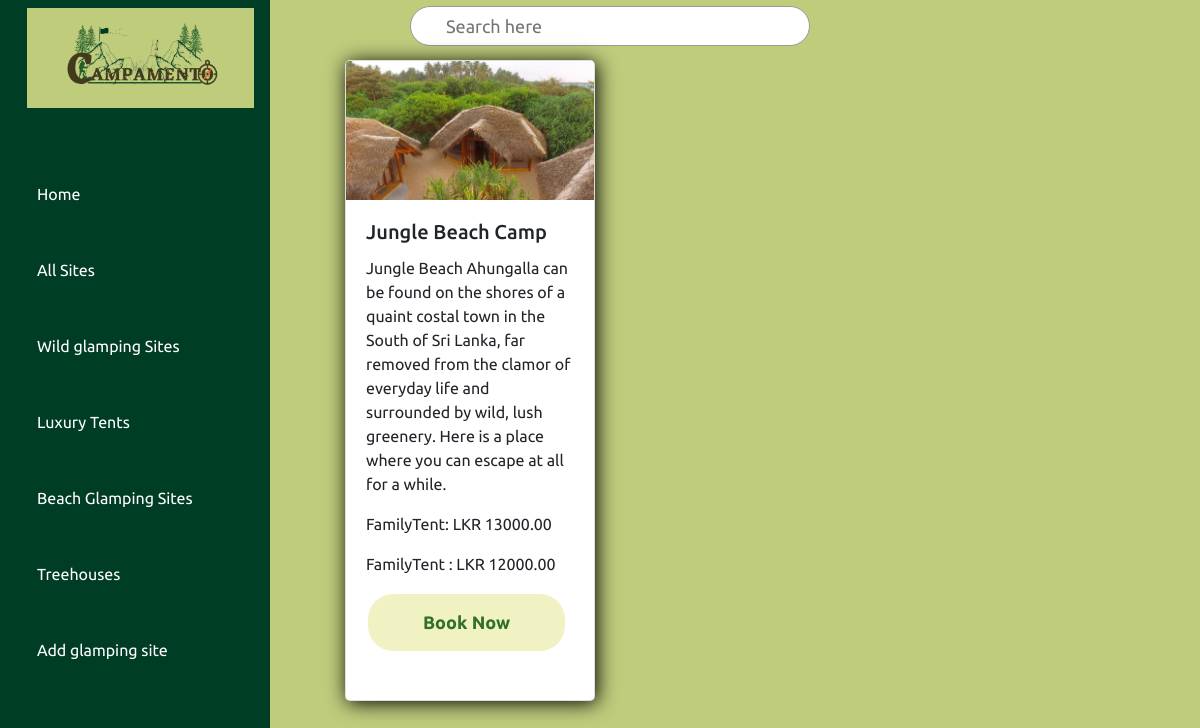
Page /glamping manager/beach_glamping.php on the committed database.
### tables this page shows
CREATE TABLE `glmp_sites` (
  `site_id` int(11) NOT NULL,
  `site_name` varchar(255) NOT NULL,
  `site_description` text NOT NULL,
  `site_category` varchar(100) NOT NULL,
  `price` decimal(10,2) NOT NULL,
  `site_image` varchar(255) NOT NULL,
  `room1_type` varchar(50) DEFAULT NULL,
  `room1_price` decimal(10,2) DEFAULT NULL,
  `room2_type` varchar(50) DEFAULT NULL,
  `room2_price` decimal(10,2) DEFAULT NULL
);

### glamping manager/beach_glamping.php (the view, shortened to what this page needs)
<!DOCTYPE html>
<html lang="en">
<head>
    <link rel="stylesheet" href="https://stackpath.bootstrapcdn.com/bootstrap/4.5.2/css/bootstrap.min.css">
</head>
<body>
<div id="sidebar">
            <?php
            include("sidebar.php");
            ?>
        </div>
<div class="main">
<div class="topbar">
                <div class="toggle">
                </div>
                <div class="search">
                    <label>
                        <input type="text" placeholder="Search here">
                    </label>
                </div>
            </div>
<div class="container">
        <div class="row">
            <?php
            $conn = mysqli_connect("localhost", "root", "", "campamento");
            $category = "Beachglamping";
            $sql = "SELECT * FROM glmp_sites WHERE site_category = '$category'";
            $result = mysqli_query($conn, $sql);
            if (mysqli_num_rows($result) > 0) {
                while ($row = mysqli_fetch_assoc($result)) {
                    ?>
                    <div class="col-md-4">
                        <div class="card">
                        <img src="uploads/<?php echo $row['site_image']; ?>" class="card-img-top" alt="Site Image">
                            <div class="card-body">
                                <h5 class="card-title"><?php echo $row['site_name']; ?></h5>
                                <p class="card-text"><?php echo $row['site_description']; ?></p>
                                <p class="card-text"><?php echo $row['room1_type']; ?>: LKR <?php echo $row['room1_price']; ?></p>
                                <p class="card-text"><?php echo $row['room2_type']; ?> : LKR <?php echo $row['room2_price']; ?></p>
                                <a href="check_in.php" class="button">Book Now</a>
                            </div>
                        </div>
                    </div>
                    <?php
                }
            } else {
                echo "No Beach glamping site found.";
            }
            ?>
        </div>
    </div>
</div>
</body>
</html>

### glamping manager/glm_css_files/side_bar.css (style rules this page uses)
* { font-family: "Ubuntu", sans-serif; margin: 0; padding: 0; box-sizing: border-box; }
:root { --green: #003D25; --white: #fff; --yellow: #BFCC7C; --gray: #f5f5f5; --black1: #222; --black2: #999; }
body { min-height: 100vh; overflow-x: hidden; background: var(--yellow); }
.container { position: relative; width: 100%; }

### glamping manager/beach_glamping.php (style rules this page uses)
* { font-family: "Ubuntu", sans-serif; margin: 0; padding: 0; box-sizing: border-box; }
:root { --green: #003D25; --white: #fff; --yellow: #BFCC7C; --gray: #f5f5f5; --black1: #222; --black2: #999; }
body { min-height: 100vh; overflow-x: hidden; background: var(--yellow); }
.main { position: absolute; width: calc(100% - 300px); left: 300px; min-height: 100vh; background: var(--yellow); transition: 0.5s; }
.topbar { width: 100%; height: 60px; display: flex; justify-content: space-between; align-items: center; padding: 0 10px; }
.toggle { position: relative; width: 60px; height: 60px; display: flex; justify-content: center; align-items: center; font-size: 2.5rem; cursor: pointer; }
.search { position: relative; width: 400px; margin: 0 10px; margin-right: 350px; }
.search label { position: relative; width: 100%; }
.search label input { width: 100%; height: 40px; border-radius: 40px; padding: 5px 20px; padding-left: 35px; font-size: 18px; outline: none; border: 1px solid var(--black2); }
.card { margin-bottom: 30px; width: 100%; box-shadow: 2px 2px 20px #000; border-radius: 5px; }
.card-body { height: 500px; }
.button { border: none; color: #327028; padding: 15px 55px; text-align: center; text-decoration: none; display: inline-block; font-size: 18px; margin: 2px 2px; cursor: pointer; background-color: #eef0b9d4; border-radius: 25px; font-weight: 900; font-family: "Ubuntu", sans-serif; }
a { text-decoration: none; display: inline-block; padding: 8px 16px; }

### rows in the picture
glmp_sites: site_image (picture), site_name "Jungle Beach Camp", site_description "Jungle Beach Ahungalla can be found on the shores of a quaint costal town in the South of Sri Lanka, far removed from the clamor of everyday life and surrounded by wild, lush greenery. Here is a place where you can escape at all for a while.", room1_type "FamilyTent", room1_price "13000.00", room2_type "FamilyTent", room2_price "12000.00"
